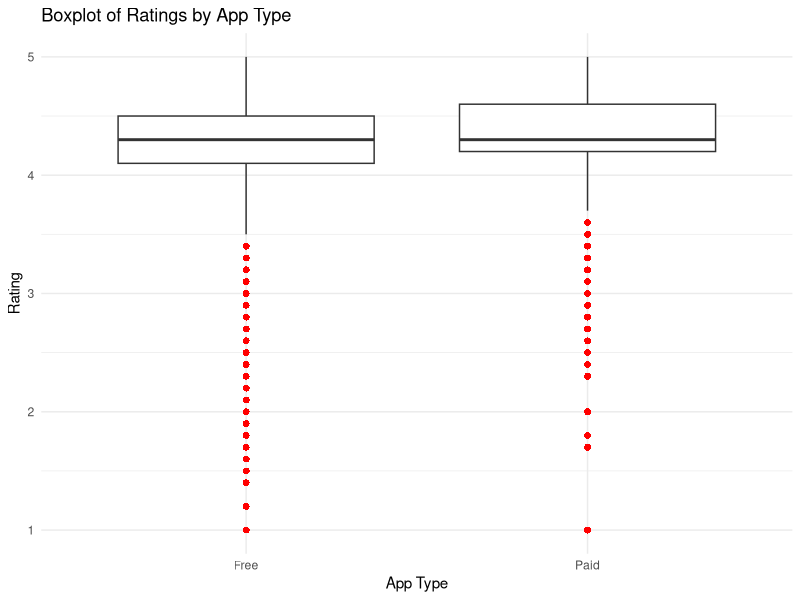
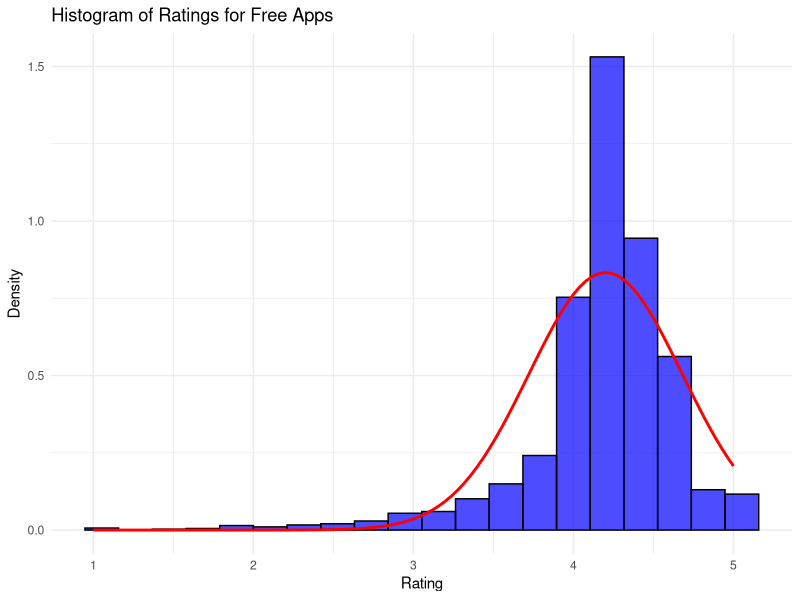
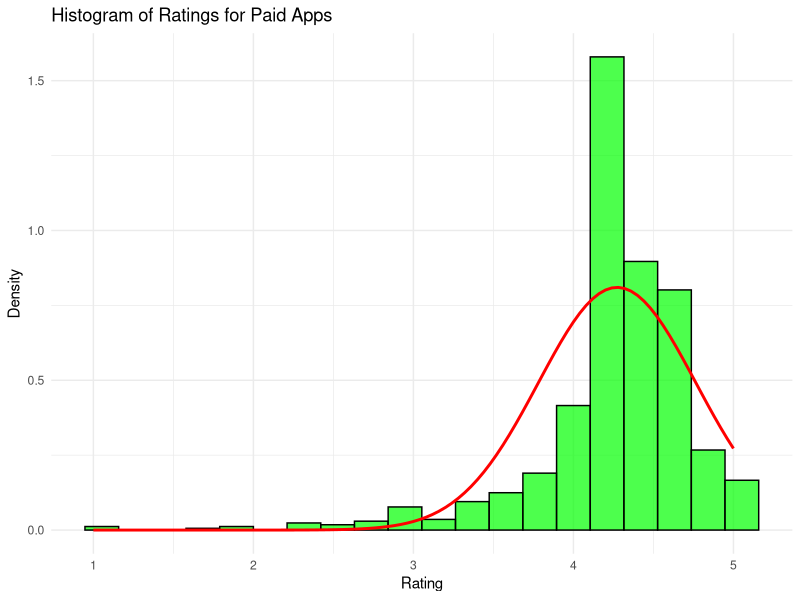
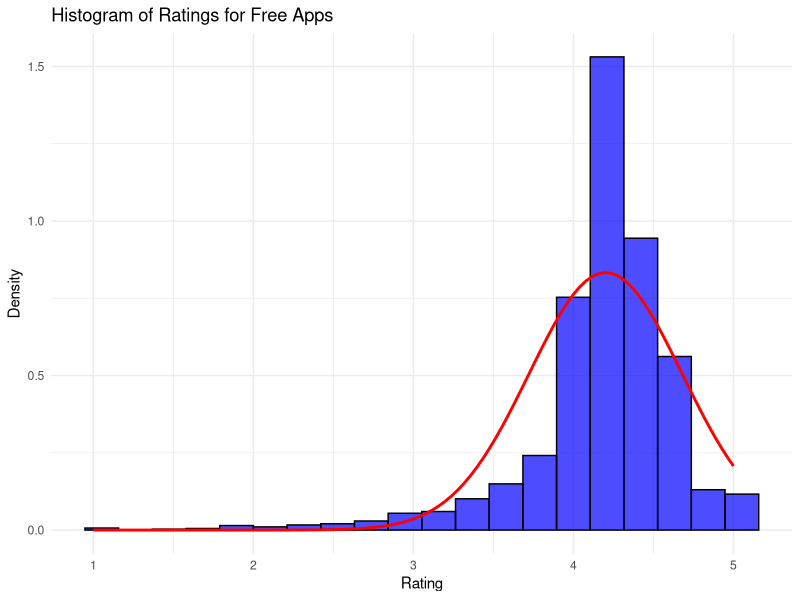
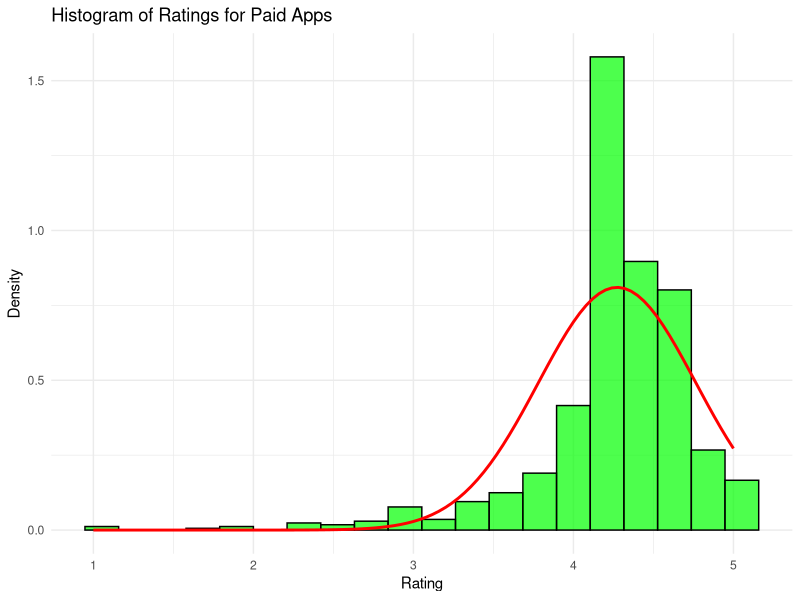
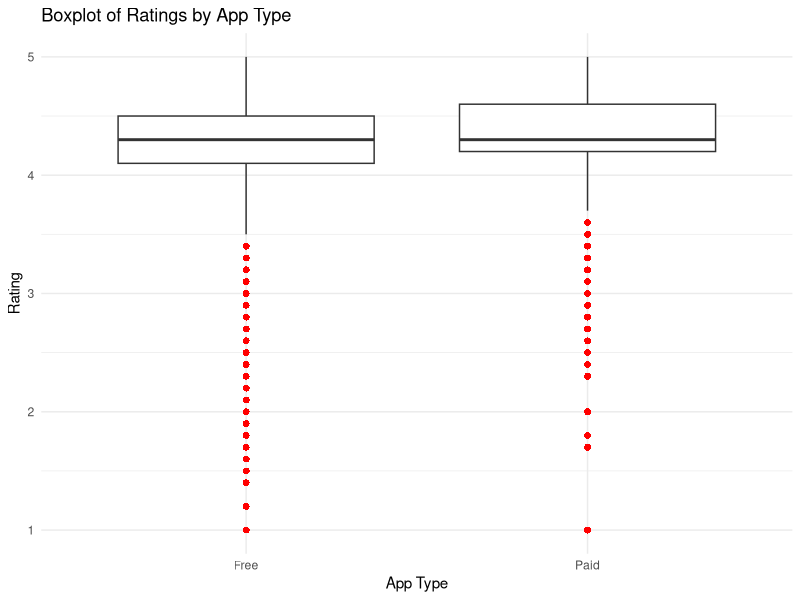

These charts were generated, in order, by the following R code:
#Google PlayStore Data
#A143
#Codes & Result

library(readr)
data <- read_csv('GooglePlayStoreApps.csv')

#Step 1: RQ is about Comparison of Means

#Step 2: Check Normality of the Dependant variable
#Kolmogorov-Smirnov test for normality
ks_test <- ks.test(data$Rating, "pnorm", mean = mean(data$Rating, na.rm = TRUE), sd = sd(data$Rating, na.rm = TRUE))
cat('Kolmogorov-Smirnov Test Statistic:', ks_test$statistic, '\n')
cat('Kolmogorov-Smirnov Test p-value:', ks_test$p.value, '\n')

#Step 3 : check unique Value for 'Type", indepednant variable 
unique_types <- unique(data$Type)
count_unique_types <- length(unique_types)
cat('Number of unique values for Type:', count_unique_types, '\n')
cat('Unique values for Type:', unique_types, '\n')

#Step 4 :Conduct wilcox test
#Filter data based on the two unique types
group1 <- data$Rating[data$Type == unique(data$Type)[1]]
group2 <- data$Rating[data$Type == unique(data$Type)[2]]
wilcox_test <- wilcox.test(group1, group2)
cat('Wilcoxon Test Statistic:', wilcox_test$statistic, '\n')
cat('Wilcoxon Test p-value:', wilcox_test$p.value, '\n')

#Conclusion based on p-value
alpha <- 0.05
if (wilcox_test$p.value < alpha) {
  cat("There is a significant difference in ratings between the two groups (reject H0).\n")
} else {
  cat("There is no significant difference in ratings between the two groups (fail to reject H0).\n")
}


#Plots : 
library(ggplot2)

#Boxplot to show Ratings by Type
boxplot <- ggplot(data, aes(x = Type, y = Rating)) + 
  geom_boxplot(outlier.colour = "red", outlier.shape = 16, outlier.size = 2) +
  labs(title = "Boxplot of Ratings by App Type", x = "App Type", y = "Rating") +
  theme_minimal()
boxplot

#Histogram for Free apps
hist_free <- ggplot(data[data$Type == "Free", ], aes(x = Rating)) +
  geom_histogram(aes(y = ..density..), bins = 20, fill = "blue",color = "black", alpha = 0.7) +
  stat_function(fun = dnorm, 
                args = list(mean = mean(data[data$Type == "Free", ]$Rating, na.rm = TRUE), 
                            sd = sd(data[data$Type == "Free", ]$Rating, na.rm = TRUE)), 
                color = "red", size = 1) +
  labs(title = "Histogram of Ratings for Free Apps", x = "Rating", y = "Density") +
  theme_minimal()
hist_free

#Histogram for Paid apps
hist_paid <- ggplot(data[data$Type == "Paid", ], aes(x = Rating)) +
  geom_histogram(aes(y = ..density..), bins = 20, fill = "green",color = "black", alpha = 0.7) +
  stat_function(fun = dnorm, 
                args = list(mean = mean(data[data$Type == "Paid", ]$Rating, na.rm = TRUE), 
                            sd = sd(data[data$Type == "Paid", ]$Rating, na.rm = TRUE)), 
                color = "red", size = 1) +
  labs(title = "Histogram of Ratings for Paid Apps", x = "Rating", y = "Density") +
  theme_minimal()
hist_paid

ggsave("histogram_free.png", hist_free, width = 6, height = 4)
ggsave("histogram_paid.png", hist_paid, width = 6, height = 4)
ggsave("boxplot.png", boxplot, width = 6, height = 4)


#Result Step 2 : Test for Normality of dependant variable
  #Kolmogorov-Smirnov Test Statistic: 0.1925921 
  #Kolmogorov-Smirnov Test p-value: 0 
    #since p value < alpha (0.05) :
    #so we reject the null hypothesis H0
    #ie, dpendant variable is not normally distributed

#Result Step 3  : 
  #there are exactly two indepenadant variables 
  #ie, free and paid
  
#Result Step 4 :
  #Wilcoxon Test Statistic: 3496100 
  #Wilcoxon Test p-value: 7.51031e-10 
  #There is a significant difference in ratings between the two groups (reject H0).
  #The p-value is significantly less than 0.05, 
    #suggesting that there is a statistically significant difference in the ratings between free and paid apps

